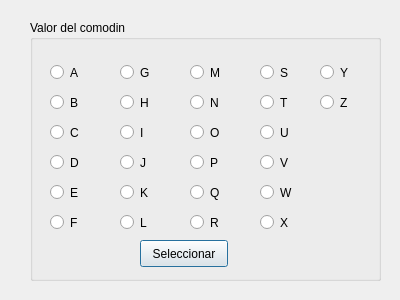
<?xml version="1.0" encoding="UTF-8"?>
<ui version="4.0">
 <class>ventanaComodin</class>
 <widget class="QDialog" name="ventanaComodin">
  <property name="geometry">
   <rect>
    <x>0</x>
    <y>0</y>
    <width>400</width>
    <height>300</height>
   </rect>
  </property>
  <property name="windowTitle">
   <string>Dialog</string>
  </property>
  <property name="styleSheet">
   <string notr="true">border-image: url(:/imagenes/blanca.png);</string>
  </property>
  <widget class="QGroupBox" name="groupBox">
   <property name="geometry">
    <rect>
     <x>30</x>
     <y>20</y>
     <width>351</width>
     <height>261</height>
    </rect>
   </property>
   <property name="title">
    <string>Valor del comodin</string>
   </property>
   <widget class="QRadioButton" name="botonA">
    <property name="geometry">
     <rect>
      <x>20</x>
      <y>40</y>
      <width>41</width>
      <height>25</height>
     </rect>
    </property>
    <property name="text">
     <string>A</string>
    </property>
   </widget>
   <widget class="QRadioButton" name="botonB">
    <property name="geometry">
     <rect>
      <x>20</x>
      <y>70</y>
      <width>41</width>
      <height>25</height>
     </rect>
    </property>
    <property name="text">
     <string>B</string>
    </property>
   </widget>
   <widget class="QRadioButton" name="botonC">
    <property name="geometry">
     <rect>
      <x>20</x>
      <y>100</y>
      <width>41</width>
      <height>25</height>
     </rect>
    </property>
    <property name="text">
     <string>C</string>
    </property>
   </widget>
   <widget class="QRadioButton" name="botonD">
    <property name="geometry">
     <rect>
      <x>20</x>
      <y>130</y>
      <width>41</width>
      <height>25</height>
     </rect>
    </property>
    <property name="text">
     <string>D</string>
    </property>
   </widget>
   <widget class="QRadioButton" name="botonE">
    <property name="geometry">
     <rect>
      <x>20</x>
      <y>160</y>
      <width>41</width>
      <height>25</height>
     </rect>
    </property>
    <property name="text">
     <string>E</string>
    </property>
   </widget>
   <widget class="QRadioButton" name="botonF">
    <property name="geometry">
     <rect>
      <x>20</x>
      <y>190</y>
      <width>41</width>
      <height>25</height>
     </rect>
    </property>
    <property name="text">
     <string>F</string>
    </property>
   </widget>
   <widget class="QRadioButton" name="botonG">
    <property name="geometry">
     <rect>
      <x>90</x>
      <y>40</y>
      <width>41</width>
      <height>25</height>
     </rect>
    </property>
    <property name="text">
     <string>G</string>
    </property>
   </widget>
   <widget class="QRadioButton" name="botonH">
    <property name="geometry">
     <rect>
      <x>90</x>
      <y>70</y>
      <width>41</width>
      <height>25</height>
     </rect>
    </property>
    <property name="text">
     <string>H</string>
    </property>
   </widget>
   <widget class="QRadioButton" name="botonI">
    <property name="geometry">
     <rect>
      <x>90</x>
      <y>100</y>
      <width>41</width>
      <height>25</height>
     </rect>
    </property>
    <property name="text">
     <string>I</string>
    </property>
   </widget>
   <widget class="QRadioButton" name="botonJ">
    <property name="geometry">
     <rect>
      <x>90</x>
      <y>130</y>
      <width>41</width>
      <height>25</height>
     </rect>
    </property>
    <property name="text">
     <string>J</string>
    </property>
   </widget>
   <widget class="QRadioButton" name="botonK">
    <property name="geometry">
     <rect>
      <x>90</x>
      <y>160</y>
      <width>41</width>
      <height>25</height>
     </rect>
    </property>
    <property name="text">
     <string>K</string>
    </property>
   </widget>
   <widget class="QRadioButton" name="botonL">
    <property name="geometry">
     <rect>
      <x>90</x>
      <y>190</y>
      <width>41</width>
      <height>25</height>
     </rect>
    </property>
    <property name="text">
     <string>L</string>
    </property>
   </widget>
   <widget class="QRadioButton" name="botonM">
    <property name="geometry">
     <rect>
      <x>160</x>
      <y>40</y>
      <width>41</width>
      <height>25</height>
     </rect>
    </property>
    <property name="text">
     <string>M</string>
    </property>
   </widget>
   <widget class="QRadioButton" name="botonN">
    <property name="geometry">
     <rect>
      <x>160</x>
      <y>70</y>
      <width>41</width>
      <height>25</height>
     </rect>
    </property>
    <property name="text">
     <string>N</string>
    </property>
   </widget>
   <widget class="QRadioButton" name="botonO">
    <property name="geometry">
     <rect>
      <x>160</x>
      <y>100</y>
      <width>41</width>
      <height>25</height>
     </rect>
    </property>
    <property name="text">
     <string>O</string>
    </property>
   </widget>
   <widget class="QRadioButton" name="botonP">
    <property name="geometry">
     <rect>
      <x>160</x>
      <y>130</y>
      <width>41</width>
      <height>25</height>
     </rect>
    </property>
    <property name="text">
     <string>P</string>
    </property>
   </widget>
   <widget class="QRadioButton" name="botonQ">
    <property name="geometry">
     <rect>
      <x>160</x>
      <y>160</y>
      <width>41</width>
      <height>25</height>
     </rect>
    </property>
    <property name="text">
     <string>Q</string>
    </property>
   </widget>
   <widget class="QRadioButton" name="botonR">
    <property name="geometry">
     <rect>
      <x>160</x>
      <y>190</y>
      <width>41</width>
      <height>25</height>
     </rect>
    </property>
    <property name="text">
     <string>R</string>
    </property>
   </widget>
   <widget class="QRadioButton" name="botonS">
    <property name="geometry">
     <rect>
      <x>230</x>
      <y>40</y>
      <width>41</width>
      <height>25</height>
     </rect>
    </property>
    <property name="text">
     <string>S</string>
    </property>
   </widget>
   <widget class="QRadioButton" name="botonT">
    <property name="geometry">
     <rect>
      <x>230</x>
      <y>70</y>
      <width>41</width>
      <height>25</height>
     </rect>
    </property>
    <property name="text">
     <string>T</string>
    </property>
   </widget>
   <widget class="QRadioButton" name="botonU">
    <property name="geometry">
     <rect>
      <x>230</x>
      <y>100</y>
      <width>41</width>
      <height>25</height>
     </rect>
    </property>
    <property name="text">
     <string>U</string>
    </property>
   </widget>
   <widget class="QRadioButton" name="botonV">
    <property name="geometry">
     <rect>
      <x>230</x>
      <y>130</y>
      <width>41</width>
      <height>25</height>
     </rect>
    </property>
    <property name="text">
     <string>V</string>
    </property>
   </widget>
   <widget class="QRadioButton" name="botonW">
    <property name="geometry">
     <rect>
      <x>230</x>
      <y>160</y>
      <width>41</width>
      <height>25</height>
     </rect>
    </property>
    <property name="text">
     <string>W</string>
    </property>
   </widget>
   <widget class="QRadioButton" name="botonX">
    <property name="geometry">
     <rect>
      <x>230</x>
      <y>190</y>
      <width>41</width>
      <height>25</height>
     </rect>
    </property>
    <property name="text">
     <string>X</string>
    </property>
   </widget>
   <widget class="QRadioButton" name="botonY">
    <property name="geometry">
     <rect>
      <x>290</x>
      <y>40</y>
      <width>41</width>
      <height>25</height>
     </rect>
    </property>
    <property name="text">
     <string>Y</string>
    </property>
   </widget>
   <widget class="QRadioButton" name="botonZ">
    <property name="geometry">
     <rect>
      <x>290</x>
      <y>70</y>
      <width>41</width>
      <height>25</height>
     </rect>
    </property>
    <property name="text">
     <string>Z</string>
    </property>
   </widget>
   <widget class="QPushButton" name="botonSeleccionar">
    <property name="geometry">
     <rect>
      <x>110</x>
      <y>220</y>
      <width>88</width>
      <height>27</height>
     </rect>
    </property>
    <property name="text">
     <string>Seleccionar</string>
    </property>
   </widget>
  </widget>
 </widget>
 <resources/>
 <connections/>
</ui>
